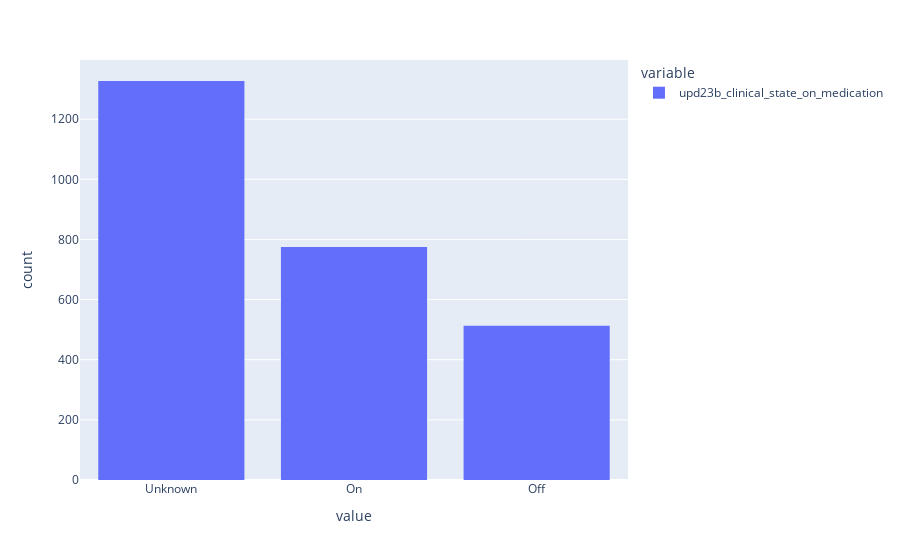

The code cell stored with this chart in its notebook:
### Code cell
clinical_df.upd23b_clinical_state_on_medication.fillna('Unknown', inplace=True)
px.histogram(clinical_df.upd23b_clinical_state_on_medication)

### Figure 1 — Plotly figure (JSON) as saved in the notebook; plotly's stock layout.template omitted (floating-point values rounded to 4 significant figures; data arrays with more than 128 entries replaced by an {"elided": "..."} marker saying what was removed)
{"data": [{"alignmentgroup": "True", "bingroup": "x", "hovertemplate": "variable=upd23b_clinical_state_on_medication<br>value=%{x}<br>count=%{y}<extra></extra>", "legendgroup": "upd23b_clinical_state_on_medication", "marker": {"color": "#636efa", "pattern": {"shape": ""}}, "name": "upd23b_clinical_state_on_medication", "offsetgroup": "upd23b_clinical_state_on_medication", "orientation": "v", "showlegend": true, "type": "histogram", "x": {"elided": "2615 str values"}, "xaxis": "x", "yaxis": "y"}], "layout": {"barmode": "relative", "legend": {"title": {"text": "variable"}, "tracegroupgap": 0}, "margin": {"t": 60}, "xaxis": {"anchor": "y", "domain": [0, 1], "title": {"text": "value"}}, "yaxis": {"anchor": "x", "domain": [0, 1], "title": {"text": "count"}}}}
